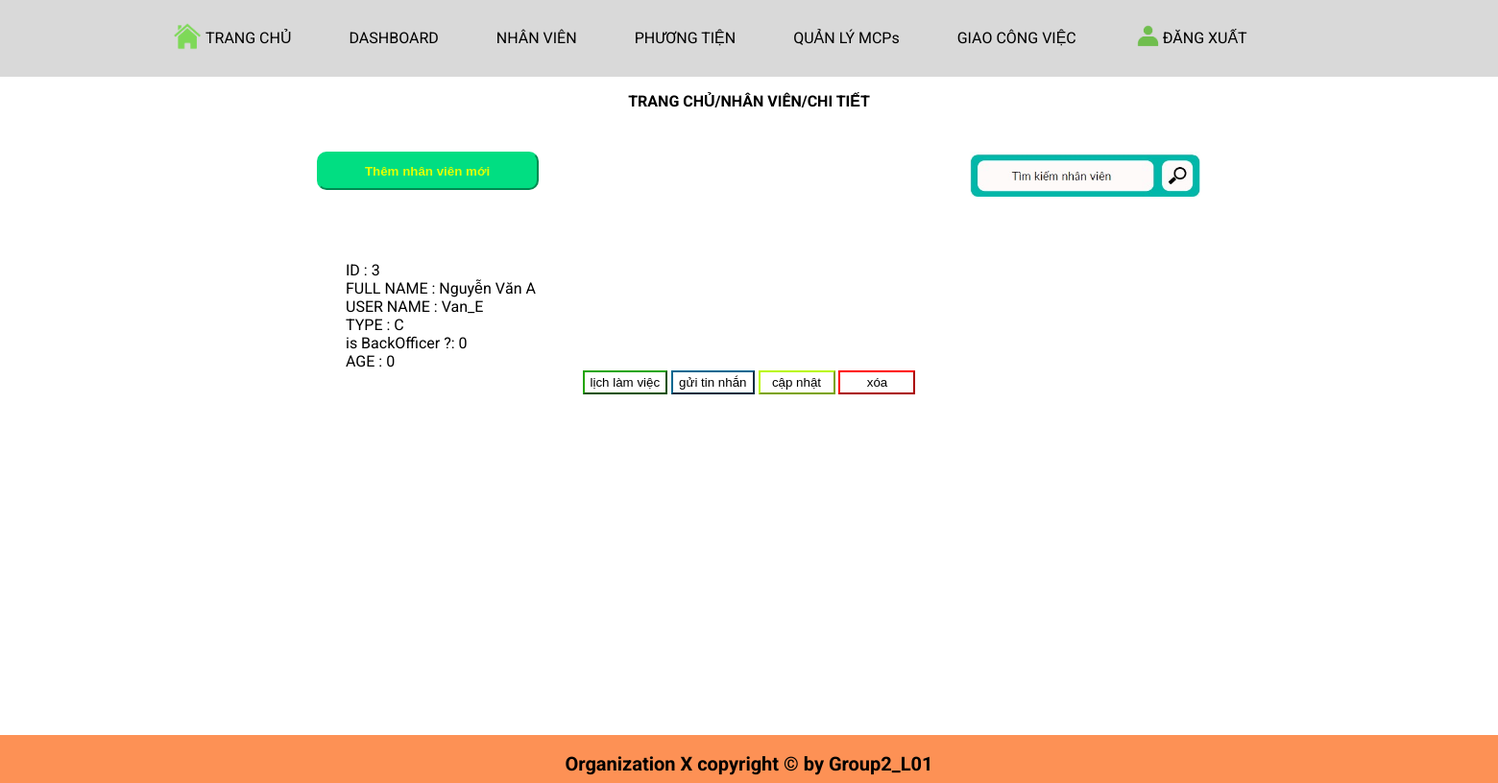
The app's page /Nhanvien/detail.php?id=3 with its own data.
### tables this page shows
CREATE TABLE `staff_db` (
  `ID` int(255) UNSIGNED NOT NULL,
  `FULL_NAME` varchar(255) DEFAULT NULL,
  `USER_NAME` varchar(255) DEFAULT NULL,
  `TYPE` varchar(255) NOT NULL,
  `isBackOfficer` tinyint(1) NOT NULL,
  `AGE` int(40) NOT NULL
);

### Nhanvien/detail.php (the view, shortened to what this page needs)
<!DOCTYPE html>
<html lang="en">
<head>
    <link rel="stylesheet" href="template.css">
    <link rel="stylesheet" href="staff.css">
</head>
<body>
    <header>
        <div class="inner-header">
            <span class="menu">
                <li><img src="./images/home.png" width="30px" class="icon"> <a href="./home.html">TRANG CHỦ
                    </a>
                </li>
                <li><a href="./home.html">DASHBOARD</a> </li>
                <li><a href="#">NHÂN VIÊN</a> </li>
                <li><a href="#">PHƯƠNG TIỆN</a> </li>
                <li><a href="#">QUẢN LÝ MCPs</a> </li>
                <li><a href="#">GIAO CÔNG VIỆC</a> </li>
                <li><img src="./images/user.png" width="30px" class="icon"><a href="#">ĐĂNG XUẤT</a> </li>
            </span>
        </div>
        <p style="text-align: center; font-weight: bold">TRANG CHỦ/NHÂN VIÊN/CHI TIẾT</p>
    </header>
    <div class="container" style="width: 1000px; height: 500px">
        <div class="sub_sub_header" style="width: 100%;">
            <div class="add_staff">
                <a href="form_add.php"><button type="button" class="add_staff_button">Thêm nhân viên mới</button></a>
            </div>
            <div class="search">
                <img src="images/search_staff.jpg" alt="search_staff.jpg" style="width: 80%;">
            </div>
        </div>
        <br></br><br></br><br></br>
        <div style="width: 100%;">
            <div style="text-align:left; display: inline-block; width: 49%; padding-left: 80px;">
                <?php
                $con = mysqli_connect("localhost", 'root', '', "examples");
                $id = $_GET['id'];
                $sql = "SELECT * FROM staff_db where id='$id'";
                $result = mysqli_query($con, $sql);
                while ($row = mysqli_fetch_assoc($result)) {
                    echo "ID : " . $row['ID'] . "<br />";
                    echo "FULL NAME : " . $row['FULL_NAME'] . "<br />";
                    echo "USER NAME : " . $row['USER_NAME'] . "<br />";
                    echo "TYPE : " . $row['TYPE'] . "<br />";
                    echo "is BackOfficer ?: " . $row['isBackOfficer'] . "<br />";
                    echo "AGE : " . $row['AGE'] . "<br />";
                }
                ?>
            </div>
            <div style="width: 100%; text-align:center; padding-right: 500px;">
                <a href="work_calender.php?id=<?php echo $row["ID"]; ?>"><button class="calender" type="button">lịch làm việc</button></a>
                <a href="send_message.php?id=<?php echo $row["ID"]; ?>"><button class="message" type="button">gửi tin nhắn</button></a>
                <a href="edit_form.php?id=<?php echo $row["ID"]; ?>"><button class="edit" "type=" button">cập nhật</button></a>
                <a href="delete.php?id=<?php echo $row["ID"]; ?>"><button class="delete" "type=" button">xóa</button></a>
            </div>
        </div>
    </div>
    <footer>
        <span>Organization X copyright © by Group2_L01</span>
    </footer>
</body>
</html>

### Nhanvien/template.css (style rules this page uses)
body { display: flex; justify-content: center; align-items: center; height: 100vh; font-family: 'Roboto', sans-serif; }
header { display: inline-block; position: fixed; justify-content: center; align-items: center; top: 0; width: 100%; z-index: 100; background-color: rgb(217, 217, 217); height: 80px; }
.icon { position: relative; top: 7px; }
.inner-header { max-width: 1200px; height: 100%; display: flex; align-items: center; margin: 0 auto; }
.menu { display: flex; align-items: center; list-style: none; min-width: 1200px; }
.menu li { height: 56px; margin-right: 5%; }
.menu li a { color: black; line-height: 56px; height: 56px; font-size: 1rem; text-decoration: none; }
footer { display: flex; position: fixed; justify-content: center; align-items: center; bottom: 0; width: 100%; z-index: 100; background-color: rgb(253, 145, 85); height: 50px; }
footer span { position: fixed; bottom: 8px; color: black; font-size: 20px; font-weight: bold; }

### Nhanvien/staff.css (style rules this page uses)
.sub_sub_header { width: 100%; }
.add_staff { width: 33%; float: left; text-align: center; }
.search { width: 30%; float: right; text-align: center; }
.calender { border-color: rgb(35, 165, 2); background-color: white; text-align: center; height: 25px; }
.message { border-color: rgb(2, 104, 145); background-color: white; text-align: center; height: 25px; }
.edit { border-color: rgb(186, 247, 4); background-color: white; text-align: center; width: 80px; height: 25px; }
.delete { border-color: red; background-color: white; text-align: center; width: 80px; height: 25px; }
.add_staff_button { color: rgb(225, 255, 0); font-weight: bold; background-color: rgb(1, 222, 130); border-color: rgb(1, 222, 130); text-align: center; width: 70%; height: 40px; border-radius: 10px; }

### records on screen
staff_db: ID "3", FULL_NAME "Nguyễn Văn A", USER_NAME "Van_E", TYPE "C", isBackOfficer "0", AGE "0"
